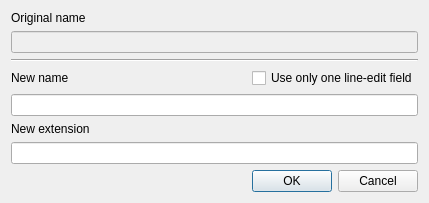
<?xml version="1.0" encoding="UTF-8"?>
<ui version="4.0">
 <class>RenameDialog</class>
 <widget class="QDialog" name="RenameDialog">
  <property name="windowModality">
   <enum>Qt::ApplicationModal</enum>
  </property>
  <property name="geometry">
   <rect>
    <x>0</x>
    <y>0</y>
    <width>429</width>
    <height>198</height>
   </rect>
  </property>
  <property name="windowTitle">
   <string>Rename</string>
  </property>
  <property name="locale">
   <locale language="English" country="UnitedStates"/>
  </property>
  <layout class="QGridLayout" name="gridLayout">
   <item row="0" column="0">
    <layout class="QVBoxLayout" name="verticalLayout">
     <item>
      <widget class="QLabel" name="labelOriginalName">
       <property name="text">
        <string>Original name</string>
       </property>
      </widget>
     </item>
     <item>
      <widget class="QLineEdit" name="lineEditOriginalName">
       <property name="enabled">
        <bool>false</bool>
       </property>
      </widget>
     </item>
     <item>
      <widget class="Line" name="line">
       <property name="orientation">
        <enum>Qt::Horizontal</enum>
       </property>
      </widget>
     </item>
     <item>
      <layout class="QHBoxLayout" name="horizontalLayout">
       <item>
        <widget class="QLabel" name="labelNewName">
         <property name="text">
          <string>New name</string>
         </property>
        </widget>
       </item>
       <item>
        <spacer name="horizontalSpacer">
         <property name="orientation">
          <enum>Qt::Horizontal</enum>
         </property>
         <property name="sizeHint" stdset="0">
          <size>
           <width>200</width>
           <height>20</height>
          </size>
         </property>
        </spacer>
       </item>
       <item>
        <widget class="QCheckBox" name="checkBoxOneField">
         <property name="text">
          <string>Use only one line-edit field</string>
         </property>
        </widget>
       </item>
      </layout>
     </item>
     <item>
      <widget class="QLineEdit" name="lineEditNewName"/>
     </item>
     <item>
      <widget class="QLabel" name="labelNewExtension">
       <property name="text">
        <string>New extension</string>
       </property>
      </widget>
     </item>
     <item>
      <widget class="QLineEdit" name="lineEditNewExtension"/>
     </item>
     <item>
      <widget class="QDialogButtonBox" name="buttonBox">
       <property name="orientation">
        <enum>Qt::Horizontal</enum>
       </property>
       <property name="standardButtons">
        <set>QDialogButtonBox::Cancel|QDialogButtonBox::Ok</set>
       </property>
      </widget>
     </item>
    </layout>
   </item>
  </layout>
 </widget>
 <resources/>
 <connections>
  <connection>
   <sender>buttonBox</sender>
   <signal>accepted()</signal>
   <receiver>RenameDialog</receiver>
   <slot>accept()</slot>
   <hints>
    <hint type="sourcelabel">
     <x>248</x>
     <y>254</y>
    </hint>
    <hint type="destinationlabel">
     <x>157</x>
     <y>274</y>
    </hint>
   </hints>
  </connection>
  <connection>
   <sender>buttonBox</sender>
   <signal>rejected()</signal>
   <receiver>RenameDialog</receiver>
   <slot>reject()</slot>
   <hints>
    <hint type="sourcelabel">
     <x>316</x>
     <y>260</y>
    </hint>
    <hint type="destinationlabel">
     <x>286</x>
     <y>274</y>
    </hint>
   </hints>
  </connection>
  <connection>
   <sender>checkBoxOneField</sender>
   <signal>toggled(bool)</signal>
   <receiver>RenameDialog</receiver>
   <slot>editMode(bool)</slot>
   <hints>
    <hint type="sourcelabel">
     <x>343</x>
     <y>75</y>
    </hint>
    <hint type="destinationlabel">
     <x>214</x>
     <y>98</y>
    </hint>
   </hints>
  </connection>
 </connections>
 <slots>
  <slot>editMode(bool)</slot>
 </slots>
</ui>
